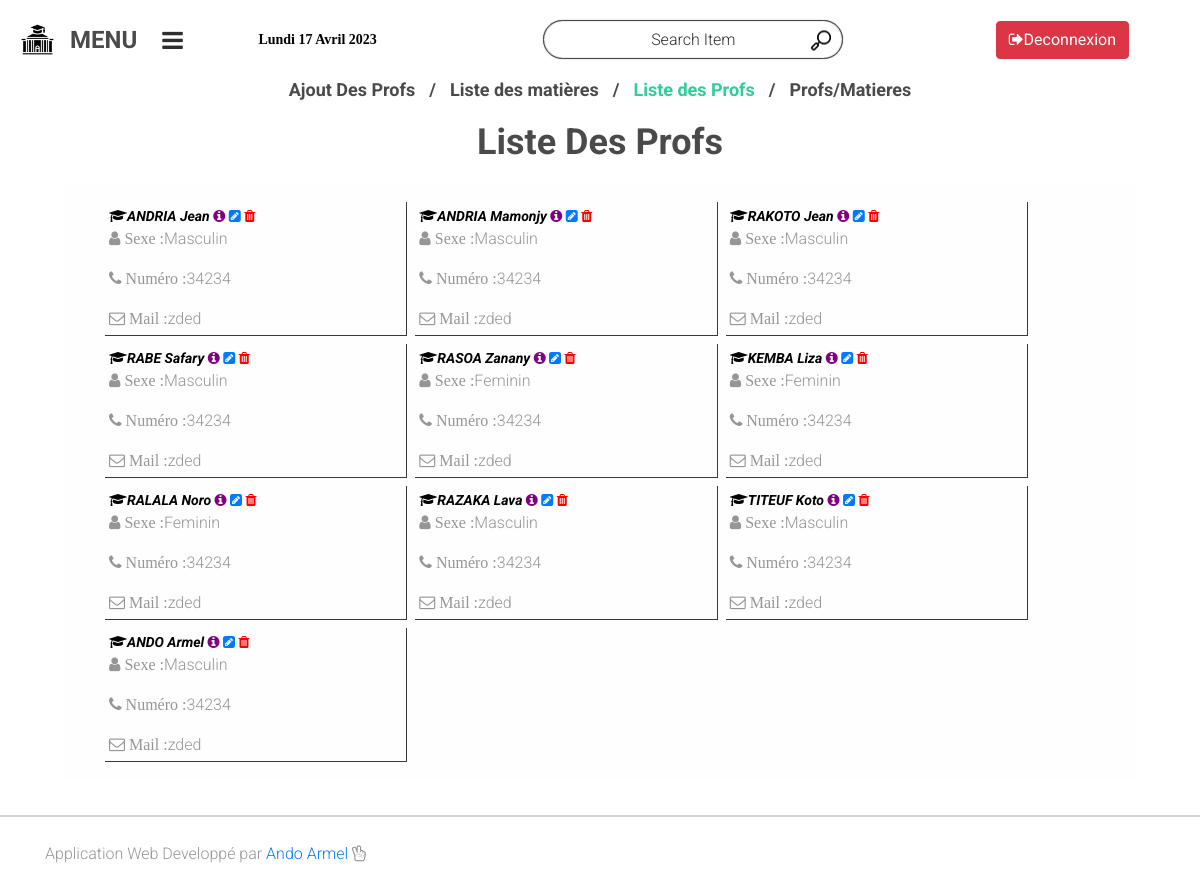
/backend/Gpage.php?page=Lprof (signed in), run on the app's committed database.
### tables this page shows
CREATE TABLE `prof` (
  `idProf` int(20) NOT NULL AUTO_INCREMENT,
  `nomProf` varchar(255) NOT NULL,
  `prenomProf` varchar(255) NOT NULL,
  `sexe` varchar(22) NOT NULL,
  `numero` varchar(200) NOT NULL,
  `mail` varchar(200) NOT NULL,
  PRIMARY KEY (`idProf`)
);

### backend/class/bdd.php (called while the page is built, shortened)
<?php
class Database
{
    private $dbsuser;
    private $mdps;
    private $pdo;
        public function __construct($dbsname='gestionecl',$dbsuser = 'root',$mdp='',$host='localhost')
        {
            $this->dbsuser = $dbsuser;
            $this->mdps = $mdp;
        }
        private function connect()
        {
            if($this->pdo === null){
                $pdo = new PDO("mysql:host=localhost;dbname=gestionecl",$this->dbsuser,$this->mdps,[
                    PDO::ATTR_ERRMODE => PDO::ERRMODE_EXCEPTION,
                    PDO::ATTR_DEFAULT_FETCH_MODE => PDO::FETCH_ASSOC
                ]);
                $this->pdo = $pdo;
            }
        return $this->pdo;
        }
        public function requette(string $requette)
        {
            try{
                return  $this->connect()->query($requette);
            }catch(PDOException $e){
                echo $e->getMessage();
            }
        }
}

### gestion/Lprof.php (the view, shortened to what this page needs)
<?php
include_once 'lienProf.php';
?>
<div class="col-lg-6 offset-lg-3">
	<div style="margin-top: 0.5cm;" class="section_title text-center">Liste Des Profs</div>
</div>
<div class="container">
        <div class="card-body">
        <div class="alert alert-light">
            <div class="d-flex flex-wrap col-md-12">
            <?php
            $prof = $databases->requette('SELECT * FROM prof');
            while($profs = $prof->fetch()) : ?>
                <div class=" border-bottom border-right m-1 p-1 border-dark" style="width: 8cm;">
                    <strong style="color:black;">
                        <i>
                            <span class="fa fa-mortar-board "></span><?=$profs['nomProf']?>  <?=$profs['prenomProf']?>
                        </i>
                        <a href="../backend/Gpage.php?page=infoProf&id=<?=$profs['idProf']?>" style="color: purple;"><span class="fa fa-info-circle"></span></a>
                        <a href="../backend/Gpage.php?page=modProf&id=<?=$profs['idProf']?>"><span class="fa fa-pencil-square"></span></a>
                        <a href="../backend/Gpage.php?page=confDel&id=<?=$profs['idProf']?>&action=delProf" style="color: red;"><span class="fa fa-trash"></span></a>
                    </strong><br>
                        <p ><span class="fa fa-user"> Sexe : </span><?=$profs['sexe']?></p>
                        <p ><span class="fa fa-phone"> Numéro : </span><?=$profs['numero']?></p>
                        <p ><span class="fa fa-envelope-o"> Mail : </span><?=$profs['mail']?></p>
                </div>
            <?php endwhile ?>
            </div>
        </div>
    </div>
</div>

### gestion/styles/main_styles.css (style rules this page uses)
* { margin: 0; padding: 0; -webkit-font-smoothing: antialiased; -webkit-text-shadow: rgba(0,0,0,.01) 0 0 1px; text-shadow: rgba(0,0,0,.01) 0 0 1px; }
body { font-family: 'Roboto', sans-serif; font-size: 14px; font-weight: 400; background: #FFFFFF; color: #a5a5a5; }
div { display: block; position: relative; -webkit-box-sizing: border-box; -moz-box-sizing: border-box; box-sizing: border-box; }
p { font-family: 'Roboto', sans-serif; font-size: 16px; line-height: 1.5; font-weight: 300; color: #969696; -webkit-font-smoothing: antialiased; -webkit-text-shadow: rgba(0,0,0,.01) 0 0 1px; text-shadow: rgba(0,0,0,.01) 0 0 1px; }
p:last-of-type { margin-bottom: 0; }
a { -webkit-transition: all 200ms ease; -moz-transition: all 200ms ease; -ms-transition: all 200ms ease; -o-transition: all 200ms ease; transition: all 200ms ease; }
a, a:hover, a:visited, a:active, a:link { text-decoration: none; -webkit-font-smoothing: antialiased; -webkit-text-shadow: rgba(0,0,0,.01) 0 0 1px; text-shadow: rgba(0,0,0,.01) 0 0 1px; }
.section_title { font-size: 36px; font-weight: 700; color: #4a4a4a; line-height: 1.2; }

### data on the page
prof: nomProf "ANDRIA", prenomProf "Jean", sexe "Masculin", numero "34234", mail "zded"
prof: nomProf "ANDRIA", prenomProf "Mamonjy", sexe "Masculin", numero "34234", mail "zded"
prof: nomProf "RAKOTO", prenomProf "Jean", sexe "Masculin", numero "34234", mail "zded"
prof: nomProf "RABE", prenomProf "Safary", sexe "Masculin", numero "34234", mail "zded"
prof: nomProf "RASOA", prenomProf "Zanany", sexe "Feminin", numero "34234", mail "zded"
prof: nomProf "KEMBA", prenomProf "Liza", sexe "Feminin", numero "34234", mail "zded"
prof: nomProf "RALALA", prenomProf "Noro", sexe "Feminin", numero "34234", mail "zded"
prof: nomProf "RAZAKA", prenomProf "Lava", sexe "Masculin", numero "34234", mail "zded"
prof: nomProf "TITEUF", prenomProf "Koto", sexe "Masculin", numero "34234", mail "zded"
prof: nomProf "ANDO", prenomProf "Armel", sexe "Masculin", numero "34234", mail "zded"
